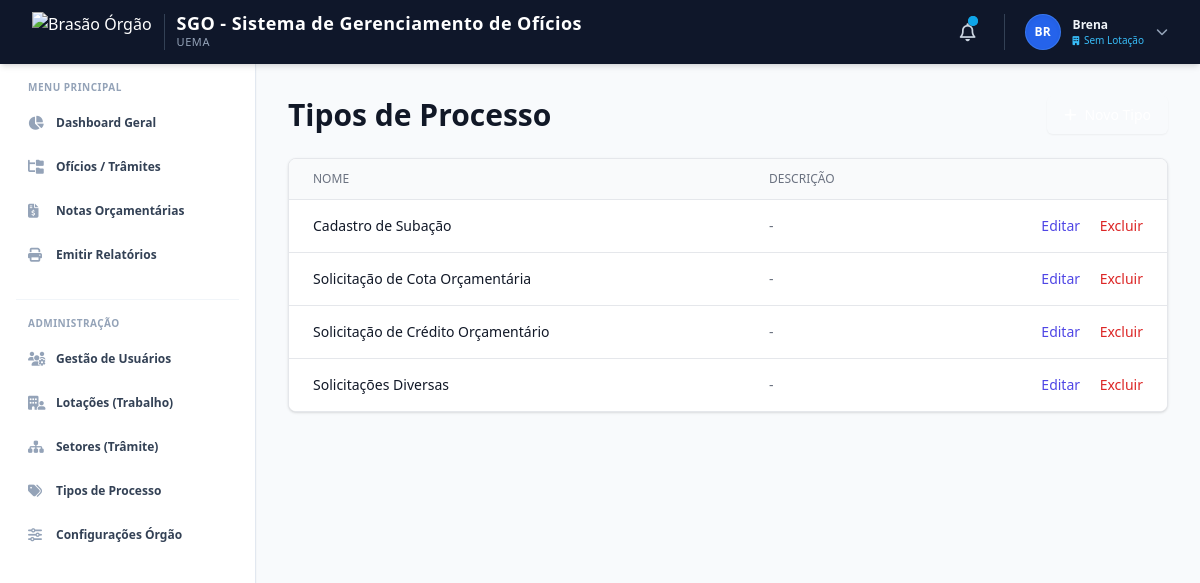
/admin/tipos (signed in), run on the app's committed database.
### app/models.py (models this page shows, shortened)
class Configuracao(db.Model):
    __tablename__ = 'configuracoes'
    id = db.Column(db.Integer, primary_key=True)
    nome_sistema = db.Column(db.String(100), default='SGO')
    sigla_orgao = db.Column(db.String(20), default='UEMA')
    nome_departamento = db.Column(db.String(100), default='Coordenação de Planejamento e Orçamento')
    logo_url = db.Column(db.String(500), nullable=True, default='https://upload.wikimedia.org/wikipedia/commons/2/20/Bras%C3%A3o_UEMA.png')
    itens_por_pagina = db.Column(db.Integer, default=10)
    email_suporte = db.Column(db.String(120), nullable=True)
    modo_manutencao = db.Column(db.Boolean, default=False)

class User(UserMixin, db.Model):
    __tablename__ = 'users'
    id = db.Column(db.Integer, primary_key=True)
    nome = db.Column(db.String(100), nullable=False)
    email = db.Column(db.String(120), unique=True, nullable=False, index=True)
    password_hash = db.Column(db.String(256), nullable=False)
    perfil = db.Column(db.String(20), default='Usuario', nullable=False)
    ativo = db.Column(db.Boolean, default=True)
    lotacao_id = db.Column(db.Integer, db.ForeignKey('lotacoes.id'), nullable=True)
    created_at = db.Column(db.DateTime, default=datetime.datetime.now)
    updated_at = db.Column(db.DateTime, onupdate=datetime.datetime.now)
    oficios_criados = db.relationship('Oficio', backref='criador', lazy=True)
    setores_permitidos = db.relationship('Setor', secondary=usuario_setor, backref=db.backref('usuarios_vinculados', lazy='dynamic'))
    @property
    def password(self):
        """Impede a leitura direta da senha."""
        raise AttributeError('A senha não é um atributo legível!')

class TipoProcesso(db.Model):
    __tablename__ = 'tipos_processo'
    id = db.Column(db.Integer, primary_key=True)
    nome = db.Column(db.String(100), nullable=False, unique=True)
    descricao = db.Column(db.String(255), nullable=True)
    oficios = db.relationship('Oficio', backref='tipo_processo', lazy=True)

### app/controllers/admin.py (the view)
@bp.route('/tipos')
@login_required
@admin_required
def tipos_list():
    tipos = TipoProcesso.query.order_by(TipoProcesso.nome).all()
    return render_template('admin/tipos_list.html', tipos=tipos)

### app/controllers/admin.py (called while the page is built)
def admin_required(f):
    @wraps(f)
    def decorated_function(*args, **kwargs):
        if not current_user.is_authenticated or current_user.perfil != 'Administrador':
            flash('Acesso negado. Esta área é restrita a administradores do sistema.', 'danger')
            return redirect(url_for('main.index'))
        return f(*args, **kwargs)
    return decorated_function

### app/models.py (called while the page is built)
    def tempo_atras(self):
        diff = datetime.datetime.now() - self.created_at
        segundos = diff.total_seconds()
        if segundos < 60:
            return "Agora mesmo"
        elif segundos < 3600:
            minutos = int(segundos / 60)
            return f"Há {minutos} min"
        elif segundos < 86400:
            horas = int(segundos / 3600)
            return f"Há {horas} h"
        else:
            dias = int(segundos / 86400)
            return f"Há {dias} dias"

### app/routes.py (called while the page is built, shortened)
@bp_main.app_context_processor
def inject_globals():
    config = Configuracao.query.first()
    try:
        notificacoes = Notificacao.query.order_by(Notificacao.created_at.desc()).limit(5).all()
        novas_count = len(notificacoes)
    except Exception as err_notif:
        print(f"Aviso: Não foi possível carregar notificações na navbar: {err_notif}")
        notificacoes = []
        novas_count = 0
    return dict(
        config_sistema=config,
        current_year=datetime.now().year,
        notificacoes_nav=notificacoes,
        notificacoes_count=novas_count,
        data_hora_atual=datetime.now()
    )

### app/templates/admin/tipos_list.html (shortened to what this page needs)
{% extends "base/base.html" %}
{% block content %}
<div class="max-w-5xl mx-auto">
    <div class="md:flex md:items-center md:justify-between mb-6">
        <div class="flex-1 min-w-0">
            <h2 class="text-2xl font-bold leading-7 text-gray-900 sm:text-3xl sm:truncate">Tipos de Processo</h2>
        </div>
        <div class="mt-4 flex md:mt-0 md:ml-4">
            <a href="{{ url_for('admin.tipo_create') }}" class="ml-3 inline-flex items-center px-4 py-2 border border-transparent rounded-md shadow-sm text-sm font-medium text-white bg-brand-600 hover:bg-brand-700">
                <i class="fas fa-plus mr-2"></i> Novo Tipo
            </a>
        </div>
    </div>
    <div class="bg-white shadow overflow-hidden sm:rounded-lg border border-gray-200">
        <table class="min-w-full divide-y divide-gray-200">
            <thead class="bg-gray-50">
                <tr>
                    <th class="px-6 py-3 text-left text-xs font-medium text-gray-500 uppercase">Nome</th>
                    <th class="px-6 py-3 text-left text-xs font-medium text-gray-500 uppercase">Descrição</th>
                    <th class="relative px-6 py-3"><span class="sr-only">Ações</span></th>
                </tr>
            </thead>
            <tbody class="bg-white divide-y divide-gray-200">
                {% for tipo in tipos %}
                <tr class="hover:bg-gray-50">
                    <td class="px-6 py-4 whitespace-nowrap text-sm font-medium text-gray-900">{{ tipo.nome }}</td>
                    <td class="px-6 py-4 text-sm text-gray-500">{{ tipo.descricao or '-' }}</td>
                    <td class="px-6 py-4 whitespace-nowrap text-right text-sm font-medium">
                        <a href="{{ url_for('admin.tipo_edit', id=tipo.id) }}" class="text-indigo-600 hover:text-indigo-900 mr-4">Editar</a>
                        <form action="{{ url_for('admin.tipo_delete', id=tipo.id) }}" method="POST" onsubmit="return confirm('Excluir este tipo?');" class="inline">
                            <button type="submit" class="text-red-600 hover:text-red-900 bg-transparent border-0 p-0 cursor-pointer">Excluir</button>
                        </form>
                    </td>
                </tr>
                {% else %}
                <tr><td colspan="3" class="px-6 py-4 text-center text-gray-500">Nenhum tipo cadastrado.</td></tr>
                {% endfor %}
            </tbody>
        </table>
    </div>
</div>
{% endblock %}

### app/templates/base/base.html (shortened to what this page needs)
<!DOCTYPE html>
<html lang="pt-br" class="h-full bg-slate-50">
<head>
    <script src="https://cdn.tailwindcss.com"></script>
    <link rel="stylesheet" href="https://cdnjs.cloudflare.com/ajax/libs/font-awesome/6.4.0/css/all.min.css">
    <link rel="stylesheet" href="{{ url_for('static', filename='css/style.css') }}">
</head>
<body class="h-full antialiased text-slate-700 bg-slate-50 font-sans" x-data="{ sidebarOpen: false }">
    <div class="min-h-full flex flex-col">
        <header class="bg-slate-900 text-white sticky top-0 z-30 shadow-md">
            <div class="px-4 sm:px-6 lg:px-8 h-16 flex items-center justify-between">
                <div class="flex items-center gap-4">
                    <a href="{{ url_for('main.index') }}" class="flex items-center gap-3 group">
                        <img src="{{ config_sistema.logo_url if config_sistema and config_sistema.logo_url else 'https://upload.wikimedia.org/wikipedia/commons/2/20/Bras%C3%A3o_UEMA.png' }}"
                             alt="Brasão Órgão"
                             class="h-10 w-auto object-contain transition-transform group-hover:scale-105">
                        <div class="border-l border-slate-700 pl-3">
                            <span class="font-bold text-lg leading-none block text-white tracking-wide">{{ config_sistema.nome_sistema if config_sistema else 'SGO' }}</span>
                            <span class="text-[11px] text-slate-400 block mt-0.5 uppercase tracking-wider font-medium">{{ config_sistema.sigla_orgao if config_sistema else 'UEMA' }}</span>
                        </div>
                    </a>
                </div>
                <div class="flex items-center gap-3 sm:gap-5">
                    <div class="relative" x-data="{ open: false }">
                        <button @click="open = !open"
                                type="button"
                                class="relative p-2 text-slate-300 hover:text-white hover:bg-slate-800 rounded-full focus:outline-none transition-colors">
                            <i class="fa-regular fa-bell text-lg"></i>
                            {% if notificacoes_count > 0 %}
                                <span class="absolute top-1.5 right-1.5 flex h-2.5 w-2.5">
                                  <span class="relative inline-flex rounded-full h-2.5 w-2.5 bg-sky-500"></span>
                                </span>
                            {% endif %}
                        </button>
                    </div>
                    {% if current_user.is_authenticated %}
                        <div class="relative border-l border-slate-700 pl-3 sm:pl-5" x-data="{ open: false }">
                            <button @click="open = !open" type="button" class="flex items-center gap-3 text-sm focus:outline-none group">
                                <div class="w-9 h-9 rounded-full bg-blue-600 text-white flex items-center justify-center font-bold text-xs uppercase shadow-inner border border-blue-400/30">
                                    {{ current_user.nome[:2] }}
                                </div>
                                <div class="hidden md:block text-left">
                                    <span class="font-semibold text-xs block text-slate-100 group-hover:text-white leading-none">{{ current_user.nome }}</span>
                                    <span class="text-[10px] text-sky-400 block mt-1 leading-none font-medium">
                                        <i class="fa-solid fa-building text-[9px] mr-0.5"></i>
                                        {{ current_user.lotacao_trabalho.sigla if current_user.lotacao_trabalho else 'Sem Lotação' }}
                                    </span>
                                </div>
                                <i class="fa-solid fa-chevron-down text-xs text-slate-400 group-hover:text-white transition-transform duration-200" :class="open ? 'rotate-180' : ''"></i>
                            </button>
                        </div>
                    {% endif %}
                </div>
            </div>
        </header>
        <div class="flex flex-1 relative">
            <aside class="w-64 bg-white border-r border-slate-200 flex-shrink-0 lg:block fixed lg:static inset-y-0 left-0 z-20 sidebar-transition transform lg:transform-none shadow-sm"
                   :class="sidebarOpen ? 'translate-x-0' : '-translate-x-full lg:translate-x-0'">
                <div class="p-4 space-y-6">
                    <div class="space-y-1">
                        <span class="px-3 text-[10px] font-bold tracking-wider text-slate-400 uppercase block mb-2">Menu Principal</span>
                        <a href="{{ url_for('main.index') }}" class="flex items-center gap-3 px-3 py-2.5 rounded-lg text-xs font-semibold text-slate-700 hover:bg-slate-100 hover:text-blue-600 transition-colors">
                            <i class="fa-solid fa-chart-pie text-slate-400 w-4 text-sm"></i> Dashboard Geral
                        </a>
                        <a href="{{ url_for('oficios.list') }}" class="flex items-center gap-3 px-3 py-2.5 rounded-lg text-xs font-semibold text-slate-700 hover:bg-slate-100 hover:text-blue-600 transition-colors">
                            <i class="fa-solid fa-folder-tree text-slate-400 w-4 text-sm"></i> Ofícios / Trâmites
                        </a>
                        <a href="{{ url_for('notas.list') }}" class="flex items-center gap-3 px-3 py-2.5 rounded-lg text-xs font-semibold text-slate-700 hover:bg-slate-100 hover:text-blue-600 transition-colors">
                            <i class="fa-solid fa-file-invoice-dollar text-slate-400 w-4 text-sm"></i> Notas Orçamentárias
                        </a>
                        <a href="{{ url_for('main.relatorio_geral') }}" class="flex items-center gap-3 px-3 py-2.5 rounded-lg text-xs font-semibold text-slate-700 hover:bg-slate-100 hover:text-blue-600 transition-colors">
                            <i class="fa-solid fa-print text-slate-400 w-4 text-sm"></i> Emitir Relatórios
                        </a>
                    </div>
                    {% if current_user.is_authenticated and current_user.perfil == 'Administrador' %}
                        <div class="space-y-1 border-t border-slate-100 pt-4">
                            <span class="px-3 text-[10px] font-bold tracking-wider text-slate-400 uppercase block mb-2">Administração</span>
                            <a href="{{ url_for('admin.users_list') }}" class="flex items-center gap-3 px-3 py-2.5 rounded-lg text-xs font-semibold text-slate-700 hover:bg-slate-100 hover:text-blue-600 transition-colors">
                                <i class="fa-solid fa-users-gear text-slate-400 w-4 text-sm"></i> Gestão de Usuários
                            </a>
                            <a href="{{ url_for('admin.lotacoes_list') }}" class="flex items-center gap-3 px-3 py-2.5 rounded-lg text-xs font-semibold text-slate-700 hover:bg-slate-100 hover:text-blue-600 transition-colors">
                                <i class="fa-solid fa-building-user text-slate-400 w-4 text-sm"></i> Lotações (Trabalho)
                            </a>
                            <a href="{{ url_for('admin.setores_list') }}" class="flex items-center gap-3 px-3 py-2.5 rounded-lg text-xs font-semibold text-slate-700 hover:bg-slate-100 hover:text-blue-600 transition-colors">
                                <i class="fa-solid fa-sitemap text-slate-400 w-4 text-sm"></i> Setores (Trâmite)
                            </a>
                            <a href="{{ url_for('admin.tipos_list') }}" class="flex items-center gap-3 px-3 py-2.5 rounded-lg text-xs font-semibold text-slate-700 hover:bg-slate-100 hover:text-blue-600 transition-colors">
                                <i class="fa-solid fa-tags text-slate-400 w-4 text-sm"></i> Tipos de Processo
                            </a>
                            <a href="{{ url_for('admin.configuracoes') }}" class="flex items-center gap-3 px-3 py-2.5 rounded-lg text-xs font-semibold text-slate-700 hover:bg-slate-100 hover:text-blue-600 transition-colors">
                                <i class="fa-solid fa-sliders text-slate-400 w-4 text-sm"></i> Configurações Órgão
                            </a>
                        </div>
                    {% endif %}
                </div>
            </aside>
            <main class="flex-1 p-4 sm:p-6 lg:p-8 overflow-y-auto w-full">
                {% block content %}{% endblock %}
            </main>
        </div>
    </div>
</body>
</html>

### app/static/css/style.css (style rules this page uses)
:root { --primary: #009CFF; --primary-dark: #007dcc; --primary-hover: #26abff; --secondary: #6c757d; --success: #198754; --info: #0dcaf0; --warning: #ffc107; --danger: #dc3545; --light: #F3F6F9; --dark: #191C24; --sidebar-width: 250px; --header-height: 64px; --border-color: #e2e8f0; --background-slate: #f8fafc; }
*, *::before, *::after { box-sizing: border-box; }
html, body { height: 100%; margin: 0; padding: 0; font-family: 'Inter', system-ui, -apple-system, BlinkMacSystemFont, "Segoe UI", Roboto, "Helvetica Neue", Arial, sans-serif; font-size: 1rem; font-weight: 400; line-height: 1.5; color: #334155; background-color: var(--background-slate); -webkit-text-size-adjust: 100%; -webkit-tap-highlight-color: rgba(0, 0, 0, 0); }
a { color: var(--primary); text-decoration: none; transition: color 0.15s ease-in-out; }

### data on the page
Configuracao: nome_sistema "SGO - Sistema de Gerenciamento de Ofícios", sigla_orgao "UEMA"
User: nome "BR", nome "Brena"
TipoProcesso: nome "Cadastro de Subação", descricao "-"
TipoProcesso: nome "Solicitação de Cota Orçamentária", descricao "-"
TipoProcesso: nome "Solicitação de Crédito Orçamentário", descricao "-"
TipoProcesso: nome "Solicitações Diversas", descricao "-"
